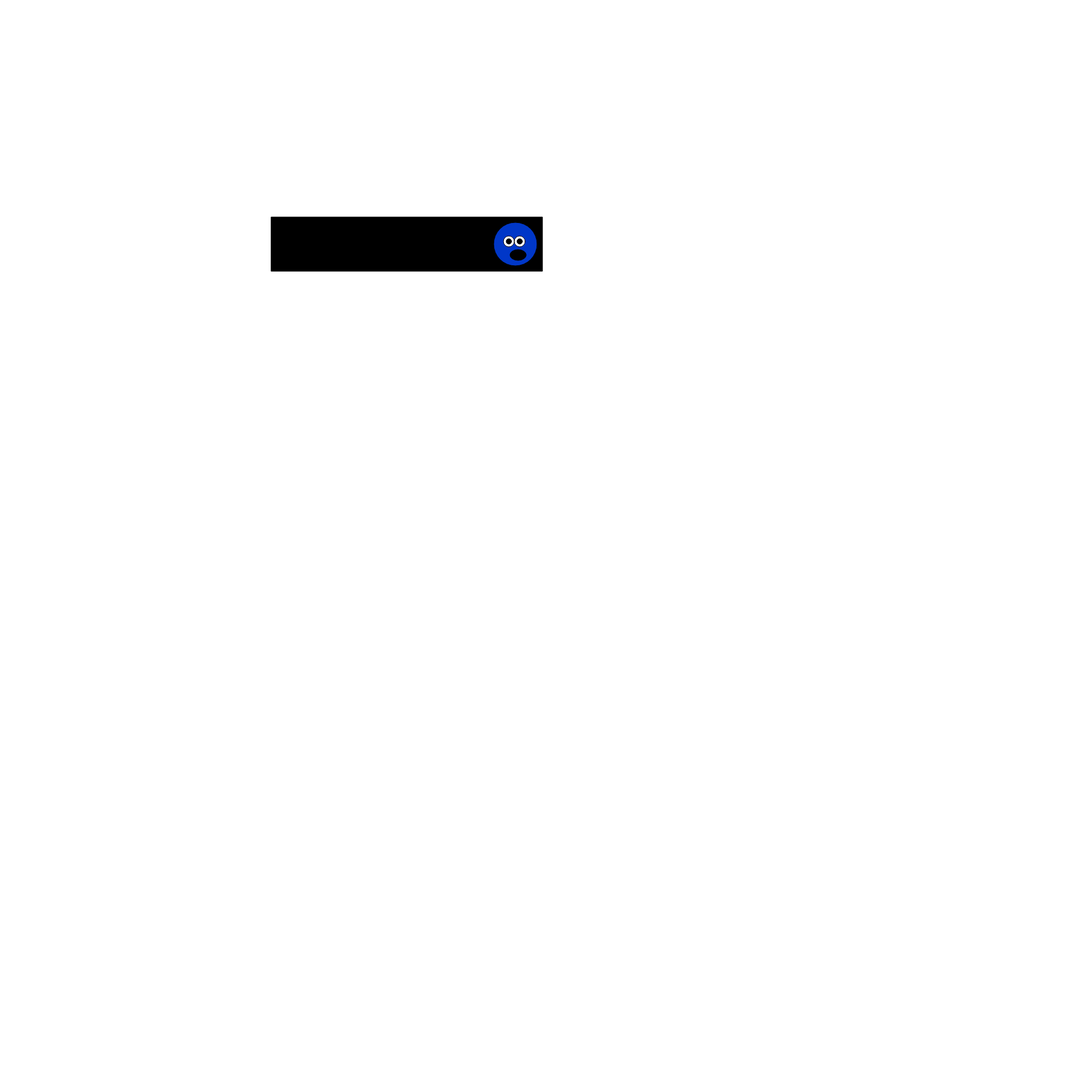
Frame 1 (no input)
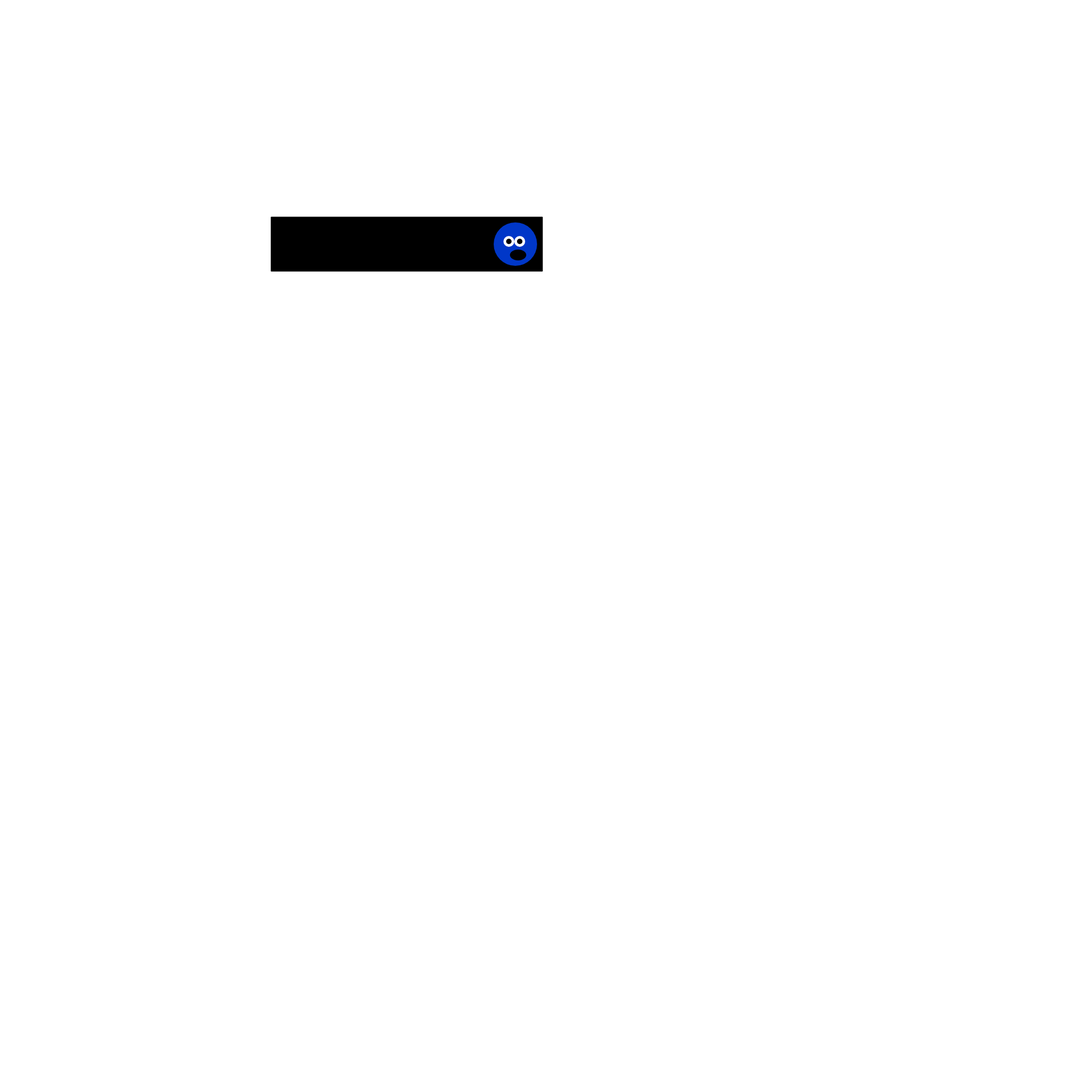
Frame 60 (no input)
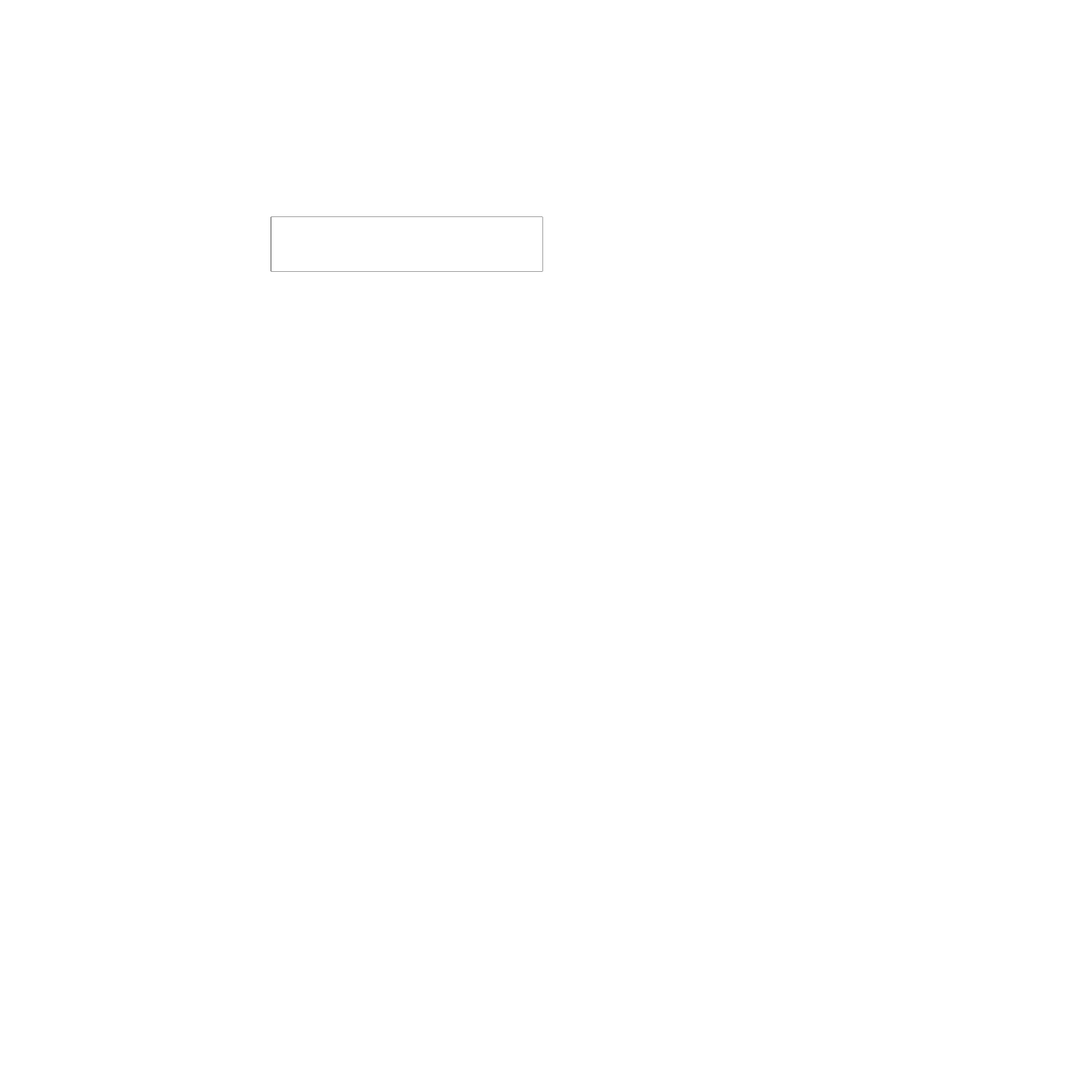
Frame 120 (the mouse pressed at the canvas centre since frame 60)

The p5.js sketch that drew these frames (run headless with seeded random() and noise() and a simulated clock; from frame 60 on, the mouse is pressed at the canvas centre):

// p5.js sketch
// ── sketch.js
var prevMillis = 0;
var interval = 100;
var reset = 200;
var counter = 0;

function setup() {
  createCanvas (2000,2000);
}

function draw() {

  counter++;
  
    //make a button to reset and the reset would be to set the previous millis equal to millis, so setting the time to start from right now. 

  if (counter <= interval){
    console.log("counter;="+counter);
    
      fill (0);
  rect (500,400,500,100);
  //face circle
  fill(0,55,200);
  ellipse (950,450,80,80);
  //left eye
  fill(255);
  ellipse(938,445, 20, 20);
  //right eye
  ellipse(958, 445, 20, 20); 
  //left pupil
  fill(0);
  ellipse(938, 445, 10, 10);
  //right pupil
  ellipse(958, 445, 10, 10);
  //mouth 
  fill(0);
  ellipse(955, 470, 30, 20);
  noStroke();
  
  
  } else {
    
    console.log("counter-white;="+counter);
      fill (255);
  rect (500,400,500,100);
  //face circle
  fill(255);
  ellipse (950,450,80,80);
  //left eye
  fill(255);
  ellipse(938,445, 20, 20);
  //right eye
  ellipse(958, 445, 20, 20); 
  //left pupil
  fill(255);
  ellipse(938, 445, 10, 10);
  //right pupil
  ellipse(958, 445, 10, 10);
  //mouth 
  fill(255);
  ellipse(955, 470, 30, 20);

    if (counter >= reset){
      console.log("reset")
      counter = 0;
    }

}

    
  } 
  
  
